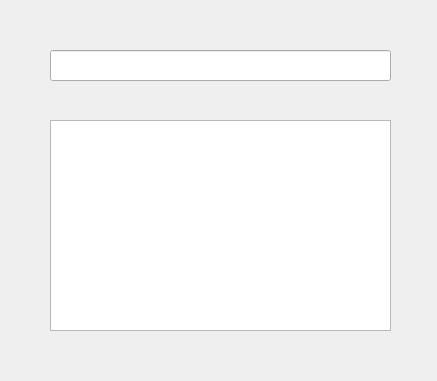
<?xml version="1.0" encoding="UTF-8"?>
<ui version="4.0">
 <class>Form</class>
 <widget class="QWidget" name="Form">
  <property name="geometry">
   <rect>
    <x>0</x>
    <y>0</y>
    <width>437</width>
    <height>381</height>
   </rect>
  </property>
  <property name="windowTitle">
   <string>Form</string>
  </property>
  <widget class="QLineEdit" name="lineEdit">
   <property name="geometry">
    <rect>
     <x>50</x>
     <y>50</y>
     <width>341</width>
     <height>31</height>
    </rect>
   </property>
  </widget>
  <widget class="QTextEdit" name="textEdit">
   <property name="geometry">
    <rect>
     <x>50</x>
     <y>120</y>
     <width>341</width>
     <height>211</height>
    </rect>
   </property>
  </widget>
 </widget>
 <resources/>
 <connections>
  <connection>
   <sender>lineEdit</sender>
   <signal>textEdited(QString)</signal>
   <receiver>textEdit</receiver>
   <slot>setText(QString)</slot>
   <hints>
    <hint type="sourcelabel">
     <x>180</x>
     <y>66</y>
    </hint>
    <hint type="destinationlabel">
     <x>215</x>
     <y>190</y>
    </hint>
   </hints>
  </connection>
 </connections>
</ui>
